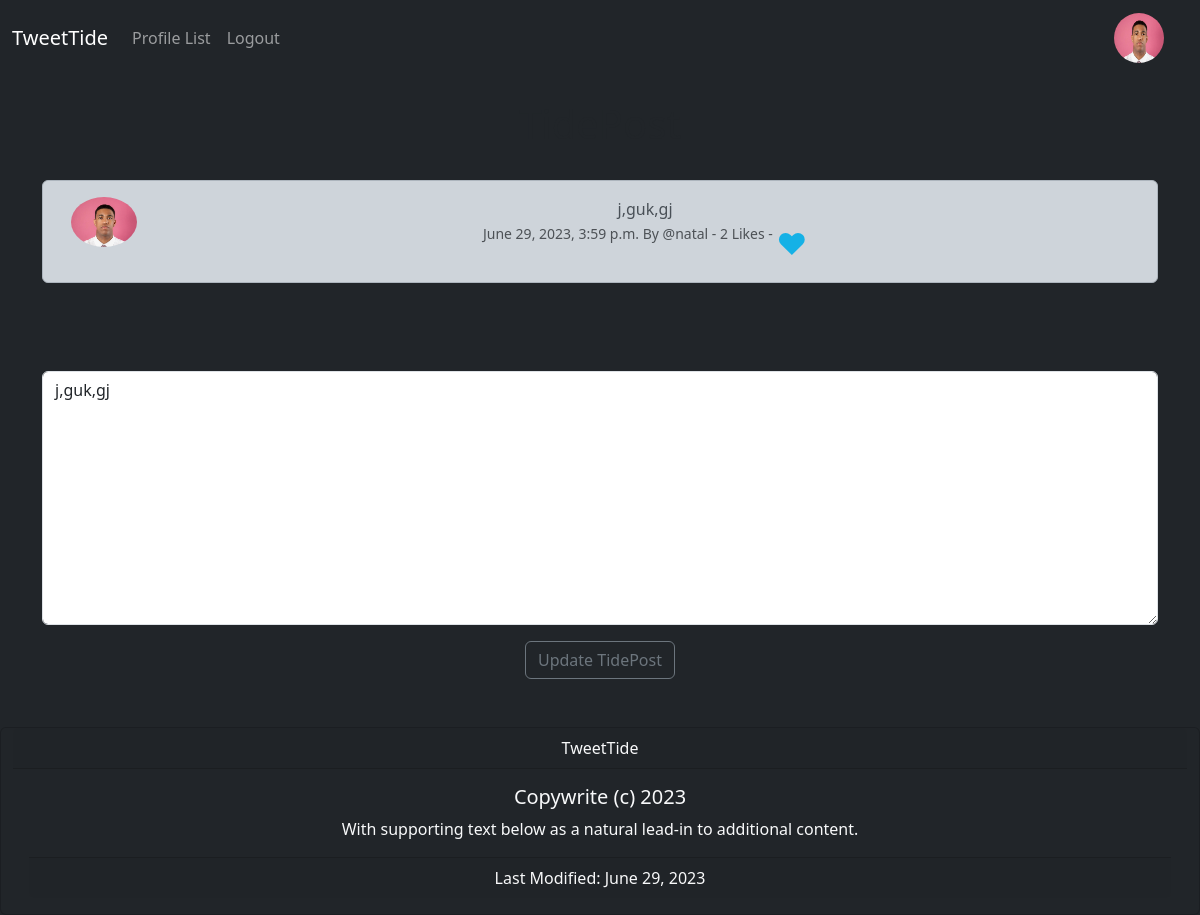
The page /edit_tweet/19 (signed in) on the database its author committed.
### socialnetwork/models.py (models this page shows, shortened)
class Profile(models.Model):
	user = models.OneToOneField(User, on_delete=models.CASCADE)
	follows = models.ManyToManyField("self",
		related_name="followed_by",
		symmetrical=False,
		blank=True)
	date_modified = models.DateTimeField(User, auto_now=True)
	profile_image = models.ImageField(null=True, blank=True, upload_to="images/")
	profile_bio = models.CharField(null=True, blank=True, max_length=500)
	website_link = models.CharField(null=True, blank=True, max_length=100)
	facebook_link = models.CharField(null=True, blank=True, max_length=100)
	instagram_link = models.CharField(null=True, blank=True, max_length=100)
	linkedIn_link = models.CharField(null=True, blank=True, max_length=100)

class TidePost(models.Model):
    user = models.ForeignKey(User, related_name="tidepost", on_delete=models.CASCADE)
    body = models.CharField(max_length=1000)
    created_at = models.DateTimeField(auto_now_add=True)
    likes = models.ManyToManyField(User,related_name="tide_like", blank=True)
    def number_of_likes(self):
        return self.likes.count()

### socialnetwork/views.py (the view)
# urls.py: path('edit_tweet/<int:pk>',views.edit_tweet,name="edit_tweet"),
def edit_tweet(request,pk):
	if request.user.is_authenticated:
		tidepost = get_object_or_404(TidePost, id=pk)
		if request.user.username == tidepost.user.username:
			form = TideForm(request.POST or None, instance=tidepost)
			if request.method == "POST":
				if form.is_valid():
					tidepost = form.save(commit=False)
					tidepost.user = request.user
					tidepost.save()
					messages.success(request, ("Your tidepost Has Been Updated!"))
					return redirect('home')
			else:
				return render(request, "edit_tweet.html", {'form':form, 'tidepost':tidepost})
		else:
			messages.success(request, ("You Don't Own That tidepost!!"))
			return redirect('home')
	else:
		messages.success(request, ("Please Log In To Continue..."))
		return redirect('home')

### socialnetwork/forms.py
class TideForm(forms.ModelForm):
    body= forms.CharField(required=True,
                          widget=forms.widgets.Textarea(attrs={
        "placeholder":"Tweet a Tide",
        "class":"form-control",
    }),
    label="",)
    class Meta:
        model = TidePost
        exclude = ("user","likes", )

### socialnetwork/templates/edit_tweet.html (shortened to what this page needs)
{% extends 'base.html'%}
{%load static %}
{%block content%}
<div class='container text-center'>
   <div class='row'>
      <div class="col-12">
         <h1>TidePost</h1>
         <br>
         <div class="alert alert-dark" role="alert">
            <div class="container">
               <div class="row">
                  <div class="col-1">
                     {% if tidepost.user.profile.profile_image %}
                     <img src={{tidepost.user.profile.profile_image.url}} width=200 heigth=200 class="img-fluid rounded-circle" alt={{profile.user.username}} >
                     {%else%}
                     <img src="{% static 'images/profile_img.png' %}" width=200 heigth=200 class="img-fluid rounded-circle" alt="Profile Image" >
                     {% endif %}
                  </div>
                  <div class="col-11">
                     {{tidepost.body}}<br>
                     <small class = "text-muted" >
                     {{tidepost.created_at}} By @{{tidepost.user.username}}
                     - {{tidepost.number_of_likes}} Likes -
                     {%if user in tidepost.likes.all %}
                     <a href="{% url 'tweet_like' tidepost.id %}" style="text-decoration:none ;color:#15b1e6;  font-size:30px; vertical-align:top">
                     &#9829
                     </a>
                     {%else%}
                     <a href="{% url 'tweet_like' tidepost.id %}"  style="text-decoration:none ;color:#15b1e6;  font-size:30px; vertical-align:top">
                     &#9825
                     </a>
                     {%endif%}
                     </small><br/>
                  </div>
               </div>
            </div>
         </div>
         <br><br/><br>
         {%if form %}
         <form method=POST>
            {{form.as_p}}
            <button type="submit" class="btn btn-outline-secondary">Update TidePost</button>
         </form>
         {%endif%}
      </div>
   </div>
</div>
{%endblock%}

### socialnetwork/templates/header.html (shortened to what this page needs)
{% load static %}
<nav class="navbar navbar-expand-lg navbar-dark bg-dark">
  <div class="container-fluid">
    <a class="navbar-brand" href="{% url 'home' %}">TweetTide</a>
    <div class="collapse navbar-collapse" id="navbarSupportedContent">
      <ul class="navbar-nav me-auto mb-2 mb-lg-0">
        <li class="nav-item">
          <a class="nav-link"
          href="{% url 'profile_list' %}">Profile List</a>
        </li>
        {% if user.is_authenticated %}
        <li class="nav-item">
          <a class="nav-link"
          href="{% url 'logout' %}">Logout</a>
        </li>
        {% endif %}
      </ul>
      {%if user.is_authenticated%}
      <ul class="navbar-nav ml-auto">
         <li class="nav-link navbar-brand">
            <a href="{% url 'profile' request.user.id %}">
            {%if user.profile.profile_image%}
            <img src="{{user.profile.profile_image.url}}" width=50 height=50 class="" style="border-radius:50%" >
            {%else%}
            <img src="{% static 'images/profile_img.png' %}" width=50 height=50 class="" style="border-radius:50%" alt="profile image">
            {%endif%}
            </a>
         </li>
      </ul>
      {%endif%}
    </div>
  </div>
</nav>

### rows shown on the page
TidePost: user.profile.profile_image (placeholder picture), body "j,guk,gj", created_at "June 29, 2023, 3:59 p.m.", user.username "natal", number_of_likes "2"
